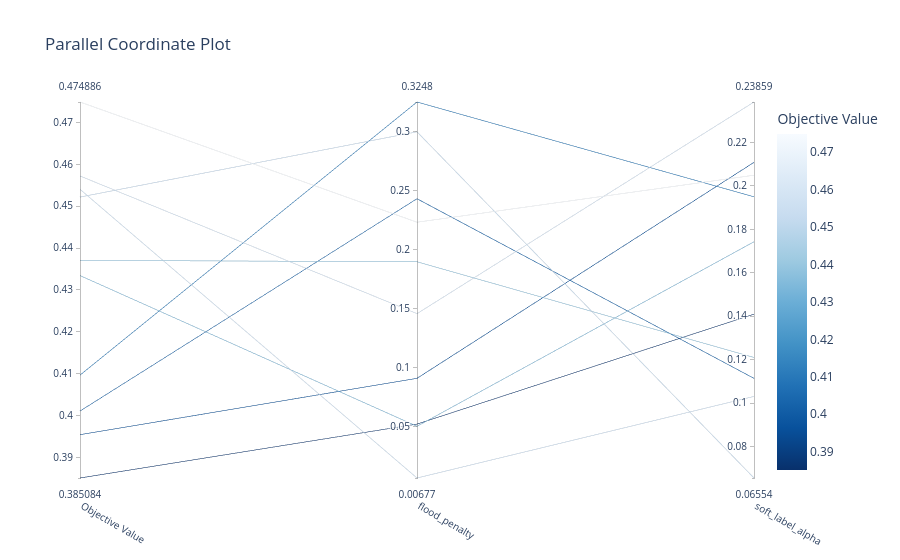

This figure's notebook cell:
### Code cell
optuna.visualization.plot_parallel_coordinate(study, params=['soft_label_alpha', 'flood_penalty'])

### Figure 1 — Plotly figure (JSON) as saved in the notebook; plotly's stock layout.template omitted (floating-point values rounded to 4 significant figures)
{"data": [{"dimensions": [{"label": "Objective Value", "range": [0.3851, 0.4749], "values": [0.4011, 0.4371, 0.4334, 0.3851, 0.454, 0.3954, 0.4749, 0.4572, 0.4522, 0.4097]}, {"label": "flood_penalty", "range": [0.006773, 0.3248], "values": [0.243, 0.1897, 0.0505, 0.05238, 0.006773, 0.09108, 0.2231, 0.1458, 0.2996, 0.3248]}, {"label": "soft_label_alpha", "range": [0.06554, 0.2386], "values": [0.1114, 0.121, 0.1743, 0.1409, 0.1031, 0.2108, 0.2049, 0.2386, 0.06554, 0.195]}], "labelangle": 30, "labelside": "bottom", "line": {"color": [0.4011, 0.4371, 0.4334, 0.3851, 0.454, 0.3954, 0.4749, 0.4572, 0.4522, 0.4097], "colorbar": {"title": {"text": "Objective Value"}}, "colorscale": [[0, "rgb(247,251,255)"], [0.125, "rgb(222,235,247)"], [0.25, "rgb(198,219,239)"], [0.375, "rgb(158,202,225)"], [0.5, "rgb(107,174,214)"], [0.625, "rgb(66,146,198)"], [0.75, "rgb(33,113,181)"], [0.875, "rgb(8,81,156)"], [1, "rgb(8,48,107)"]], "reversescale": true, "showscale": true}, "type": "parcoords"}], "layout": {"title": {"text": "Parallel Coordinate Plot"}}}
